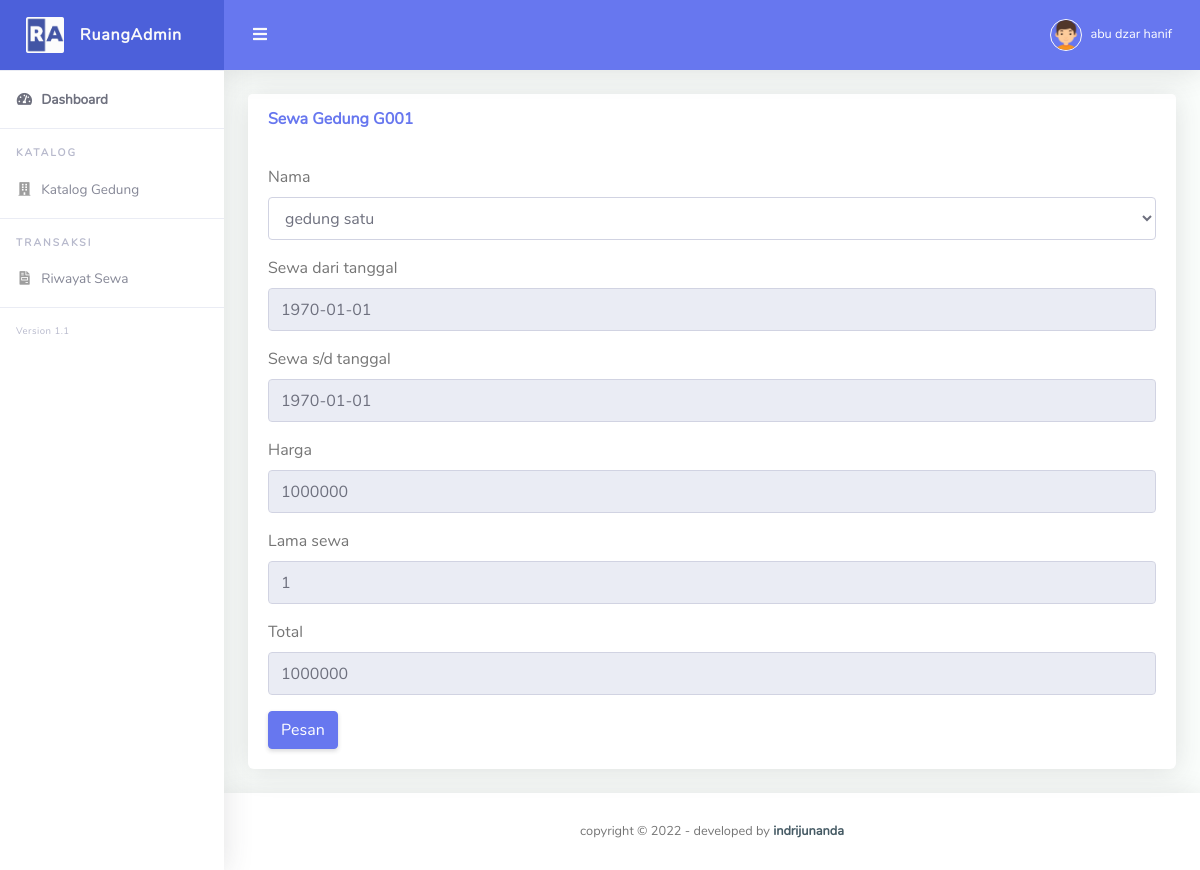
Screenshot of /user/form_sewa.php?id=G001 (signed in) with the database file from the repository.
### tables this page shows
CREATE TABLE `gedung` (
  `id_gedung` varchar(11) NOT NULL,
  `nama_gedung` varchar(50) NOT NULL,
  `harga` int(11) NOT NULL,
  `foto` text NOT NULL,
  `sts` varchar(11) NOT NULL
);

### user/form_sewa.php (the view, shortened to what this page needs)
<?php
if ($_SESSION['level'] != 'user') {
    header('location: ../index.php');
} else {
    require('../koneksi.php');
    include('../template/header.php');
    $tgla = date('Y-m-d', strtotime($_POST['tgl1']));
    $tglb = date('Y-m-d', strtotime($_POST['tgl2']));
    $id = $_GET['id'];
    $query = mysqli_query($koneksi, "SELECT * FROM gedung WHERE id_gedung = '$id'");
    $data = mysqli_fetch_array($query);
    $tgl1 = new DateTime($tgla);
    $tgl2 = new DateTime($tglb);
    $d = $tgl2->diff($tgl1)->days + 1;
?>
    <div class="container-fluid" id="container-fluid">
        <div class="row">
            <div class="col-lg-12">
                <div class="card mb-4">
                    <div class="card-header py-3 d-flex flex-row align-items-center justify-content-between">
                        <h6 class="m-0 font-weight-bold text-primary">Sewa Gedung <?php echo $data['id_gedung'] ?></h6>
                    </div>
                    <div class="card-body">
                        <form action="insert_sewa.php" method="post">
                            <div class="form-group">
                                <label for="nama">Nama</label>
                                <select name="id" id="id" class="form-control">
                                    <option value="<?php echo $data['id_gedung'] ?>">
                                        <?php echo $data['nama_gedung'] ?>
                                    </option>
                                </select>
                            </div>
                            <div class="form-group">
                                <label for="tgls1">Sewa dari tanggal</label>
                                <input type="txt" class="form-control" id="tgls1" name="tgls1" value="<?php echo $tgla ?>" readonly>
                            </div>
                            <div class="form-group">
                                <label for="tgls2">Sewa s/d tanggal</label>
                                <input type="txt" class="form-control" id="tgls2" name="tgls2" value="<?php echo $tglb ?>" readonly>
                            </div>
                            <div class="form-group">
                                <label for="harga">Harga</label>
                                <input type="number" class="form-control" id="harga" name="harga" value="<?php echo $data['harga'] ?>" placeholder="Enter harga" readonly>
                            </div>
                            <div class="form-group">
                                <label for="harga">Lama sewa</label>
                                <input type="number" class="form-control" id="lama" name="lama" value="<?php echo $d ?>" readonly>
                            </div>
                            <div class="form-group">
                                <label for="total">Total</label>
                                <input type="number" class="form-control" id="total" name="total" value="<?php echo $data['harga'] * $d ?>" readonly>
                            </div>
                            <button type="submit" name="submit" class="btn btn-primary">Pesan</button>
                        </form>
                    </div>
                </div>
            </div>
        </div>
    </div>
<?php include('../template/footer.php');
} ?>

### rows the page displays
gedung: id_gedung "G001", id "gedung satu", harga "1000000", total "1000000"

### other values shown
$_SESSION['nama'] "abu dzar hanif"
